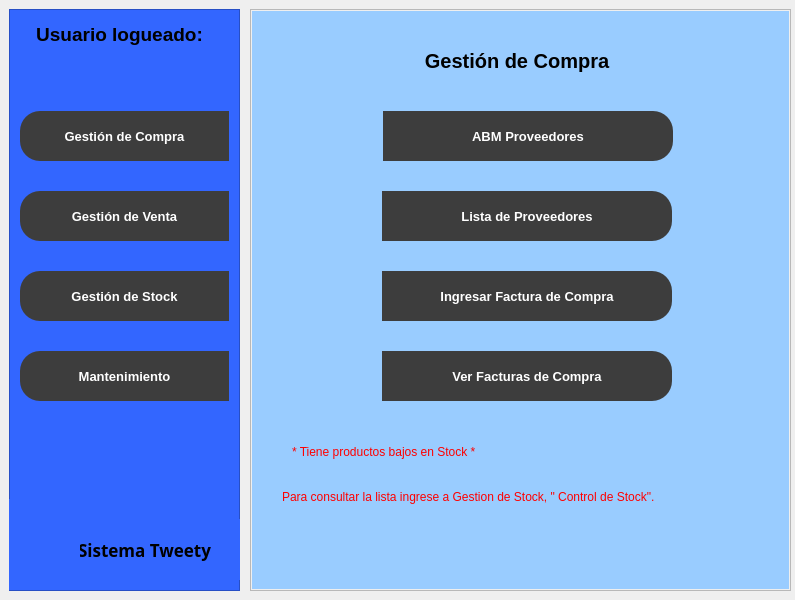
<?xml version="1.0" encoding="UTF-8"?>
<ui version="4.0">
 <class>menuprincipal</class>
 <widget class="QWidget" name="menuprincipal">
  <property name="geometry">
   <rect>
    <x>0</x>
    <y>0</y>
    <width>795</width>
    <height>600</height>
   </rect>
  </property>
  <property name="windowTitle">
   <string>Menú Principal</string>
  </property>
  <property name="styleSheet">
   <string notr="true"/>
  </property>
  <widget class="QFrame" name="frame">
   <property name="geometry">
    <rect>
     <x>9</x>
     <y>9</y>
     <width>231</width>
     <height>582</height>
    </rect>
   </property>
   <property name="styleSheet">
    <string notr="true">QFrame{background-color:rgb(51,102,255)}
QPushButton{background-color:rgb(61,61,61);border-top-left-radius: 20px; border-bottom-left-radius: 20px;color: rgb(255,255,255);}
QPushButton:hover{background-color:white; border-top-left-radius: 20px;border-bottom-left-radius: 20px;color: rgb(0,0,0);}
</string>
   </property>
   <property name="frameShape">
    <enum>QFrame::StyledPanel</enum>
   </property>
   <property name="frameShadow">
    <enum>QFrame::Raised</enum>
   </property>
   <widget class="QLabel" name="label_6">
    <property name="geometry">
     <rect>
      <x>40</x>
      <y>510</y>
      <width>191</width>
      <height>61</height>
     </rect>
    </property>
    <property name="font">
     <font>
      <family>MS PGothic</family>
      <pointsize>13</pointsize>
      <weight>75</weight>
      <bold>true</bold>
     </font>
    </property>
    <property name="text">
     <string>Sistema Tweety</string>
    </property>
    <property name="alignment">
     <set>Qt::AlignCenter</set>
    </property>
   </widget>
   <widget class="QLabel" name="label_7">
    <property name="geometry">
     <rect>
      <x>0</x>
      <y>490</y>
      <width>71</width>
      <height>91</height>
     </rect>
    </property>
    <property name="minimumSize">
     <size>
      <width>45</width>
      <height>45</height>
     </size>
    </property>
    <property name="text">
     <string/>
    </property>
    <property name="pixmap">
     <pixmap>../Imagenes/pngfind.com-bird-png-600629.png</pixmap>
    </property>
    <property name="scaledContents">
     <bool>true</bool>
    </property>
   </widget>
   <widget class="QPushButton" name="btn_mantenimiento">
    <property name="geometry">
     <rect>
      <x>11</x>
      <y>342</y>
      <width>209</width>
      <height>50</height>
     </rect>
    </property>
    <property name="minimumSize">
     <size>
      <width>209</width>
      <height>50</height>
     </size>
    </property>
    <property name="font">
     <font>
      <pointsize>10</pointsize>
      <weight>75</weight>
      <bold>true</bold>
     </font>
    </property>
    <property name="layoutDirection">
     <enum>Qt::RightToLeft</enum>
    </property>
    <property name="text">
     <string>Mantenimiento</string>
    </property>
    <property name="icon">
     <iconset>
      <normaloff>mantenimiento.png</normaloff>mantenimiento.png</iconset>
    </property>
    <property name="iconSize">
     <size>
      <width>35</width>
      <height>35</height>
     </size>
    </property>
   </widget>
   <widget class="QPushButton" name="btn_gestionCompra">
    <property name="geometry">
     <rect>
      <x>11</x>
      <y>102</y>
      <width>209</width>
      <height>50</height>
     </rect>
    </property>
    <property name="sizePolicy">
     <sizepolicy hsizetype="Minimum" vsizetype="Fixed">
      <horstretch>0</horstretch>
      <verstretch>0</verstretch>
     </sizepolicy>
    </property>
    <property name="minimumSize">
     <size>
      <width>209</width>
      <height>50</height>
     </size>
    </property>
    <property name="font">
     <font>
      <pointsize>10</pointsize>
      <weight>75</weight>
      <bold>true</bold>
     </font>
    </property>
    <property name="layoutDirection">
     <enum>Qt::RightToLeft</enum>
    </property>
    <property name="text">
     <string>Gestión de Compra</string>
    </property>
    <property name="icon">
     <iconset>
      <normaloff>comprar.png</normaloff>comprar.png</iconset>
    </property>
    <property name="iconSize">
     <size>
      <width>35</width>
      <height>35</height>
     </size>
    </property>
    <property name="autoDefault">
     <bool>false</bool>
    </property>
   </widget>
   <widget class="QPushButton" name="btn_gestionVenta">
    <property name="geometry">
     <rect>
      <x>11</x>
      <y>182</y>
      <width>209</width>
      <height>50</height>
     </rect>
    </property>
    <property name="minimumSize">
     <size>
      <width>209</width>
      <height>50</height>
     </size>
    </property>
    <property name="font">
     <font>
      <pointsize>10</pointsize>
      <weight>75</weight>
      <bold>true</bold>
     </font>
    </property>
    <property name="layoutDirection">
     <enum>Qt::RightToLeft</enum>
    </property>
    <property name="text">
     <string>Gestión de Venta</string>
    </property>
    <property name="icon">
     <iconset>
      <normaloff>punto-de-venta.png</normaloff>punto-de-venta.png</iconset>
    </property>
    <property name="iconSize">
     <size>
      <width>35</width>
      <height>35</height>
     </size>
    </property>
   </widget>
   <widget class="QPushButton" name="btn_gestionStock">
    <property name="geometry">
     <rect>
      <x>11</x>
      <y>262</y>
      <width>209</width>
      <height>50</height>
     </rect>
    </property>
    <property name="minimumSize">
     <size>
      <width>209</width>
      <height>50</height>
     </size>
    </property>
    <property name="font">
     <font>
      <pointsize>10</pointsize>
      <weight>75</weight>
      <bold>true</bold>
     </font>
    </property>
    <property name="layoutDirection">
     <enum>Qt::RightToLeft</enum>
    </property>
    <property name="text">
     <string>Gestión de Stock</string>
    </property>
    <property name="icon">
     <iconset>
      <normaloff>en-stock.png</normaloff>en-stock.png</iconset>
    </property>
    <property name="iconSize">
     <size>
      <width>35</width>
      <height>35</height>
     </size>
    </property>
   </widget>
   <widget class="QLabel" name="label_4">
    <property name="geometry">
     <rect>
      <x>20</x>
      <y>10</y>
      <width>181</width>
      <height>31</height>
     </rect>
    </property>
    <property name="font">
     <font>
      <pointsize>14</pointsize>
      <weight>75</weight>
      <bold>true</bold>
     </font>
    </property>
    <property name="layoutDirection">
     <enum>Qt::LeftToRight</enum>
    </property>
    <property name="text">
     <string>Usuario logueado:</string>
    </property>
    <property name="alignment">
     <set>Qt::AlignCenter</set>
    </property>
   </widget>
   <widget class="QLabel" name="usuario_label">
    <property name="geometry">
     <rect>
      <x>10</x>
      <y>40</y>
      <width>201</width>
      <height>31</height>
     </rect>
    </property>
    <property name="font">
     <font>
      <pointsize>14</pointsize>
      <weight>75</weight>
      <bold>true</bold>
     </font>
    </property>
    <property name="layoutDirection">
     <enum>Qt::LeftToRight</enum>
    </property>
    <property name="text">
     <string/>
    </property>
    <property name="alignment">
     <set>Qt::AlignCenter</set>
    </property>
   </widget>
   <widget class="QLabel" name="rol_usuario">
    <property name="geometry">
     <rect>
      <x>10</x>
      <y>420</y>
      <width>211</width>
      <height>31</height>
     </rect>
    </property>
    <property name="font">
     <font>
      <pointsize>12</pointsize>
      <weight>75</weight>
      <bold>true</bold>
     </font>
    </property>
    <property name="layoutDirection">
     <enum>Qt::LeftToRight</enum>
    </property>
    <property name="text">
     <string/>
    </property>
    <property name="alignment">
     <set>Qt::AlignCenter</set>
    </property>
   </widget>
  </widget>
  <widget class="QFrame" name="frame_2">
   <property name="geometry">
    <rect>
     <x>250</x>
     <y>9</y>
     <width>541</width>
     <height>582</height>
    </rect>
   </property>
   <property name="styleSheet">
    <string notr="true"/>
   </property>
   <property name="frameShape">
    <enum>QFrame::StyledPanel</enum>
   </property>
   <property name="frameShadow">
    <enum>QFrame::Raised</enum>
   </property>
   <layout class="QVBoxLayout" name="verticalLayout">
    <property name="spacing">
     <number>0</number>
    </property>
    <property name="leftMargin">
     <number>1</number>
    </property>
    <property name="topMargin">
     <number>1</number>
    </property>
    <property name="rightMargin">
     <number>1</number>
    </property>
    <property name="bottomMargin">
     <number>1</number>
    </property>
    <item>
     <widget class="QStackedWidget" name="stackedWidget">
      <property name="styleSheet">
       <string notr="true"/>
      </property>
      <property name="currentIndex">
       <number>0</number>
      </property>
      <widget class="QWidget" name="page_gestionCompra">
       <property name="styleSheet">
        <string notr="true">QWidget{background-color:rgb(153,204,255)}
QPushButton{background-color: rgb(61,61,61); border-top-right-radius: 20px; border-bottom-right-radius: 20px;color: rgb(255,255,255);}
QPushButton:hover{background-color:white; border-top-right-radius: 20px;border-bottom-right-radius: 20px;color: rgb(0,0,0);}


</string>
       </property>
       <widget class="QLabel" name="label">
        <property name="geometry">
         <rect>
          <x>120</x>
          <y>20</y>
          <width>290</width>
          <height>60</height>
         </rect>
        </property>
        <property name="font">
         <font>
          <pointsize>15</pointsize>
          <weight>75</weight>
          <bold>true</bold>
         </font>
        </property>
        <property name="layoutDirection">
         <enum>Qt::LeftToRight</enum>
        </property>
        <property name="text">
         <string>Gestión de Compra</string>
        </property>
        <property name="alignment">
         <set>Qt::AlignCenter</set>
        </property>
       </widget>
       <widget class="QPushButton" name="btn_proveedores">
        <property name="geometry">
         <rect>
          <x>131</x>
          <y>100</y>
          <width>290</width>
          <height>50</height>
         </rect>
        </property>
        <property name="minimumSize">
         <size>
          <width>290</width>
          <height>50</height>
         </size>
        </property>
        <property name="font">
         <font>
          <pointsize>10</pointsize>
          <weight>75</weight>
          <bold>true</bold>
         </font>
        </property>
        <property name="text">
         <string>ABM Proveedores</string>
        </property>
       </widget>
       <widget class="QLabel" name="label_8">
        <property name="geometry">
         <rect>
          <x>380</x>
          <y>30</y>
          <width>45</width>
          <height>45</height>
         </rect>
        </property>
        <property name="minimumSize">
         <size>
          <width>45</width>
          <height>45</height>
         </size>
        </property>
        <property name="maximumSize">
         <size>
          <width>45</width>
          <height>45</height>
         </size>
        </property>
        <property name="text">
         <string/>
        </property>
        <property name="pixmap">
         <pixmap>comprar.png</pixmap>
        </property>
        <property name="scaledContents">
         <bool>true</bool>
        </property>
       </widget>
       <widget class="QPushButton" name="btn_genOrdenCompra">
        <property name="geometry">
         <rect>
          <x>130</x>
          <y>260</y>
          <width>290</width>
          <height>50</height>
         </rect>
        </property>
        <property name="minimumSize">
         <size>
          <width>290</width>
          <height>50</height>
         </size>
        </property>
        <property name="font">
         <font>
          <pointsize>10</pointsize>
          <weight>75</weight>
          <bold>true</bold>
         </font>
        </property>
        <property name="text">
         <string>Ingresar Factura de Compra</string>
        </property>
       </widget>
       <widget class="QPushButton" name="btn_listaproveedores">
        <property name="geometry">
         <rect>
          <x>130</x>
          <y>180</y>
          <width>290</width>
          <height>50</height>
         </rect>
        </property>
        <property name="minimumSize">
         <size>
          <width>290</width>
          <height>50</height>
         </size>
        </property>
        <property name="font">
         <font>
          <pointsize>10</pointsize>
          <weight>75</weight>
          <bold>true</bold>
         </font>
        </property>
        <property name="text">
         <string>Lista de Proveedores</string>
        </property>
       </widget>
       <widget class="QLabel" name="alarma1">
        <property name="geometry">
         <rect>
          <x>40</x>
          <y>420</y>
          <width>461</width>
          <height>41</height>
         </rect>
        </property>
        <property name="styleSheet">
         <string notr="true">font: 87 18pt &quot;Arial Black&quot;;
color: rgb(255, 0, 0);</string>
        </property>
        <property name="text">
         <string>* Tiene productos bajos en Stock *</string>
        </property>
       </widget>
       <widget class="QLabel" name="alarma2">
        <property name="geometry">
         <rect>
          <x>30</x>
          <y>470</y>
          <width>501</width>
          <height>31</height>
         </rect>
        </property>
        <property name="styleSheet">
         <string notr="true">font: 75 12pt &quot;MS Shell Dlg 2&quot;;

color: rgb(255, 0, 0);
</string>
        </property>
        <property name="text">
         <string>Para consultar la lista ingrese a Gestion de Stock, &quot; Control de Stock&quot;.</string>
        </property>
       </widget>
       <widget class="QPushButton" name="btn_listaFactCompra">
        <property name="geometry">
         <rect>
          <x>130</x>
          <y>340</y>
          <width>290</width>
          <height>50</height>
         </rect>
        </property>
        <property name="minimumSize">
         <size>
          <width>290</width>
          <height>50</height>
         </size>
        </property>
        <property name="font">
         <font>
          <pointsize>10</pointsize>
          <weight>75</weight>
          <bold>true</bold>
         </font>
        </property>
        <property name="text">
         <string>Ver Facturas de Compra</string>
        </property>
       </widget>
      </widget>
      <widget class="QWidget" name="page_gestionVenta">
       <property name="styleSheet">
        <string notr="true">QWidget{background-color:rgb(153,204,255)}
QPushButton{background-color: rgb(61,61,61); border-top-right-radius: 20px; border-bottom-right-radius: 20px;color: rgb(255,255,255);}
QPushButton:hover{background-color:white; border-top-right-radius: 20px;border-bottom-right-radius: 20px;color: rgb(0,0,0);}</string>
       </property>
       <widget class="QLabel" name="label_2">
        <property name="geometry">
         <rect>
          <x>120</x>
          <y>20</y>
          <width>290</width>
          <height>60</height>
         </rect>
        </property>
        <property name="font">
         <font>
          <pointsize>15</pointsize>
          <weight>75</weight>
          <bold>true</bold>
         </font>
        </property>
        <property name="layoutDirection">
         <enum>Qt::LeftToRight</enum>
        </property>
        <property name="text">
         <string>Gestión de Venta</string>
        </property>
        <property name="alignment">
         <set>Qt::AlignCenter</set>
        </property>
       </widget>
       <widget class="QLabel" name="label_9">
        <property name="geometry">
         <rect>
          <x>380</x>
          <y>30</y>
          <width>45</width>
          <height>45</height>
         </rect>
        </property>
        <property name="minimumSize">
         <size>
          <width>45</width>
          <height>45</height>
         </size>
        </property>
        <property name="maximumSize">
         <size>
          <width>45</width>
          <height>45</height>
         </size>
        </property>
        <property name="text">
         <string/>
        </property>
        <property name="pixmap">
         <pixmap>punto-de-venta.png</pixmap>
        </property>
        <property name="scaledContents">
         <bool>true</bool>
        </property>
       </widget>
       <widget class="QPushButton" name="btn_facturacion">
        <property name="geometry">
         <rect>
          <x>130</x>
          <y>100</y>
          <width>290</width>
          <height>50</height>
         </rect>
        </property>
        <property name="minimumSize">
         <size>
          <width>290</width>
          <height>50</height>
         </size>
        </property>
        <property name="font">
         <font>
          <pointsize>10</pointsize>
          <weight>75</weight>
          <bold>true</bold>
         </font>
        </property>
        <property name="text">
         <string>Facturación</string>
        </property>
       </widget>
       <widget class="QPushButton" name="btn_dbClientes">
        <property name="geometry">
         <rect>
          <x>130</x>
          <y>180</y>
          <width>290</width>
          <height>50</height>
         </rect>
        </property>
        <property name="minimumSize">
         <size>
          <width>290</width>
          <height>50</height>
         </size>
        </property>
        <property name="font">
         <font>
          <pointsize>10</pointsize>
          <weight>75</weight>
          <bold>true</bold>
         </font>
        </property>
        <property name="text">
         <string>ABM Clientes</string>
        </property>
       </widget>
       <widget class="QPushButton" name="btn_listaClientes">
        <property name="geometry">
         <rect>
          <x>130</x>
          <y>260</y>
          <width>290</width>
          <height>50</height>
         </rect>
        </property>
        <property name="minimumSize">
         <size>
          <width>290</width>
          <height>50</height>
         </size>
        </property>
        <property name="font">
         <font>
          <pointsize>10</pointsize>
          <weight>75</weight>
          <bold>true</bold>
         </font>
        </property>
        <property name="text">
         <string>Lista de Clientes</string>
        </property>
       </widget>
       <widget class="QPushButton" name="btn_infDeVentas">
        <property name="geometry">
         <rect>
          <x>130</x>
          <y>340</y>
          <width>290</width>
          <height>50</height>
         </rect>
        </property>
        <property name="minimumSize">
         <size>
          <width>290</width>
          <height>50</height>
         </size>
        </property>
        <property name="font">
         <font>
          <pointsize>10</pointsize>
          <weight>75</weight>
          <bold>true</bold>
         </font>
        </property>
        <property name="text">
         <string>Informe de Ventas</string>
        </property>
       </widget>
      </widget>
      <widget class="QWidget" name="page_gestionStock">
       <property name="styleSheet">
        <string notr="true">QWidget{background-color:rgb(153,204,255)}
QPushButton{background-color: rgb(61,61,61); border-top-right-radius: 20px; border-bottom-right-radius: 20px;color: rgb(255,255,255);}
QPushButton:hover{background-color:white; border-top-right-radius: 20px;border-bottom-right-radius: 20px;color: rgb(0,0,0);}
</string>
       </property>
       <widget class="QLabel" name="label_3">
        <property name="geometry">
         <rect>
          <x>120</x>
          <y>20</y>
          <width>291</width>
          <height>61</height>
         </rect>
        </property>
        <property name="font">
         <font>
          <pointsize>15</pointsize>
          <weight>75</weight>
          <bold>true</bold>
         </font>
        </property>
        <property name="layoutDirection">
         <enum>Qt::LeftToRight</enum>
        </property>
        <property name="text">
         <string>Gestión de Stock</string>
        </property>
        <property name="alignment">
         <set>Qt::AlignCenter</set>
        </property>
       </widget>
       <widget class="QPushButton" name="btn_controlStock">
        <property name="geometry">
         <rect>
          <x>130</x>
          <y>180</y>
          <width>290</width>
          <height>50</height>
         </rect>
        </property>
        <property name="minimumSize">
         <size>
          <width>290</width>
          <height>50</height>
         </size>
        </property>
        <property name="font">
         <font>
          <pointsize>10</pointsize>
          <weight>75</weight>
          <bold>true</bold>
         </font>
        </property>
        <property name="text">
         <string>Lista de productos</string>
        </property>
       </widget>
       <widget class="QLabel" name="label_5">
        <property name="geometry">
         <rect>
          <x>380</x>
          <y>30</y>
          <width>45</width>
          <height>45</height>
         </rect>
        </property>
        <property name="minimumSize">
         <size>
          <width>45</width>
          <height>45</height>
         </size>
        </property>
        <property name="maximumSize">
         <size>
          <width>45</width>
          <height>45</height>
         </size>
        </property>
        <property name="text">
         <string/>
        </property>
        <property name="pixmap">
         <pixmap>en-stock.png</pixmap>
        </property>
        <property name="scaledContents">
         <bool>true</bool>
        </property>
       </widget>
       <widget class="QPushButton" name="btn_abmProd">
        <property name="geometry">
         <rect>
          <x>130</x>
          <y>100</y>
          <width>290</width>
          <height>50</height>
         </rect>
        </property>
        <property name="minimumSize">
         <size>
          <width>290</width>
          <height>50</height>
         </size>
        </property>
        <property name="font">
         <font>
          <pointsize>10</pointsize>
          <weight>75</weight>
          <bold>true</bold>
         </font>
        </property>
        <property name="text">
         <string>ABM Productos</string>
        </property>
       </widget>
       <widget class="QPushButton" name="btn_controlStock_2">
        <property name="geometry">
         <rect>
          <x>130</x>
          <y>260</y>
          <width>290</width>
          <height>50</height>
         </rect>
        </property>
        <property name="minimumSize">
         <size>
          <width>290</width>
          <height>50</height>
         </size>
        </property>
        <property name="font">
         <font>
          <pointsize>10</pointsize>
          <weight>75</weight>
          <bold>true</bold>
         </font>
        </property>
        <property name="text">
         <string>Control de Stock</string>
        </property>
       </widget>
      </widget>
      <widget class="QWidget" name="page_mantenimiento">
       <property name="styleSheet">
        <string notr="true">QWidget{background-color:rgb(153,204,255)}
QPushButton{background-color: rgb(61,61,61); border-top-right-radius: 20px; border-bottom-right-radius: 20px;color: rgb(255,255,255);}
QPushButton:hover{background-color:white; border-top-right-radius: 20px;border-bottom-right-radius: 20px;color: rgb(0,0,0);}</string>
       </property>
       <widget class="QLabel" name="label_11">
        <property name="geometry">
         <rect>
          <x>380</x>
          <y>30</y>
          <width>45</width>
          <height>45</height>
         </rect>
        </property>
        <property name="minimumSize">
         <size>
          <width>45</width>
          <height>45</height>
         </size>
        </property>
        <property name="maximumSize">
         <size>
          <width>45</width>
          <height>45</height>
         </size>
        </property>
        <property name="text">
         <string/>
        </property>
        <property name="pixmap">
         <pixmap>mantenimiento.png</pixmap>
        </property>
        <property name="scaledContents">
         <bool>true</bool>
        </property>
       </widget>
       <widget class="QLabel" name="label_12">
        <property name="geometry">
         <rect>
          <x>120</x>
          <y>20</y>
          <width>291</width>
          <height>61</height>
         </rect>
        </property>
        <property name="font">
         <font>
          <pointsize>15</pointsize>
          <weight>75</weight>
          <bold>true</bold>
         </font>
        </property>
        <property name="layoutDirection">
         <enum>Qt::LeftToRight</enum>
        </property>
        <property name="text">
         <string>Mantenimiento</string>
        </property>
        <property name="alignment">
         <set>Qt::AlignCenter</set>
        </property>
       </widget>
       <widget class="QPushButton" name="btn_gestionClave">
        <property name="geometry">
         <rect>
          <x>130</x>
          <y>180</y>
          <width>290</width>
          <height>50</height>
         </rect>
        </property>
        <property name="minimumSize">
         <size>
          <width>290</width>
          <height>50</height>
         </size>
        </property>
        <property name="font">
         <font>
          <pointsize>10</pointsize>
          <weight>75</weight>
          <bold>true</bold>
         </font>
        </property>
        <property name="text">
         <string>Gestion de Clave</string>
        </property>
       </widget>
       <widget class="QPushButton" name="btn_manualUsuario">
        <property name="geometry">
         <rect>
          <x>130</x>
          <y>340</y>
          <width>290</width>
          <height>50</height>
         </rect>
        </property>
        <property name="minimumSize">
         <size>
          <width>290</width>
          <height>50</height>
         </size>
        </property>
        <property name="font">
         <font>
          <pointsize>10</pointsize>
          <weight>75</weight>
          <bold>true</bold>
         </font>
        </property>
        <property name="text">
         <string>Manual de Usuario</string>
        </property>
       </widget>
       <widget class="QPushButton" name="btn_gestionBackup">
        <property name="geometry">
         <rect>
          <x>130</x>
          <y>260</y>
          <width>290</width>
          <height>50</height>
         </rect>
        </property>
        <property name="minimumSize">
         <size>
          <width>290</width>
          <height>50</height>
         </size>
        </property>
        <property name="font">
         <font>
          <pointsize>10</pointsize>
          <weight>75</weight>
          <bold>true</bold>
         </font>
        </property>
        <property name="text">
         <string>Gestion de Backup</string>
        </property>
       </widget>
       <widget class="QPushButton" name="btn_registrarUsuario">
        <property name="geometry">
         <rect>
          <x>130</x>
          <y>100</y>
          <width>290</width>
          <height>50</height>
         </rect>
        </property>
        <property name="minimumSize">
         <size>
          <width>290</width>
          <height>50</height>
         </size>
        </property>
        <property name="font">
         <font>
          <pointsize>10</pointsize>
          <weight>75</weight>
          <bold>true</bold>
         </font>
        </property>
        <property name="text">
         <string>Registro de usuarios</string>
        </property>
       </widget>
       <zorder>label_12</zorder>
       <zorder>label_11</zorder>
       <zorder>btn_gestionClave</zorder>
       <zorder>btn_manualUsuario</zorder>
       <zorder>btn_gestionBackup</zorder>
       <zorder>btn_registrarUsuario</zorder>
      </widget>
     </widget>
    </item>
   </layout>
  </widget>
 </widget>
 <resources/>
 <connections/>
</ui>
